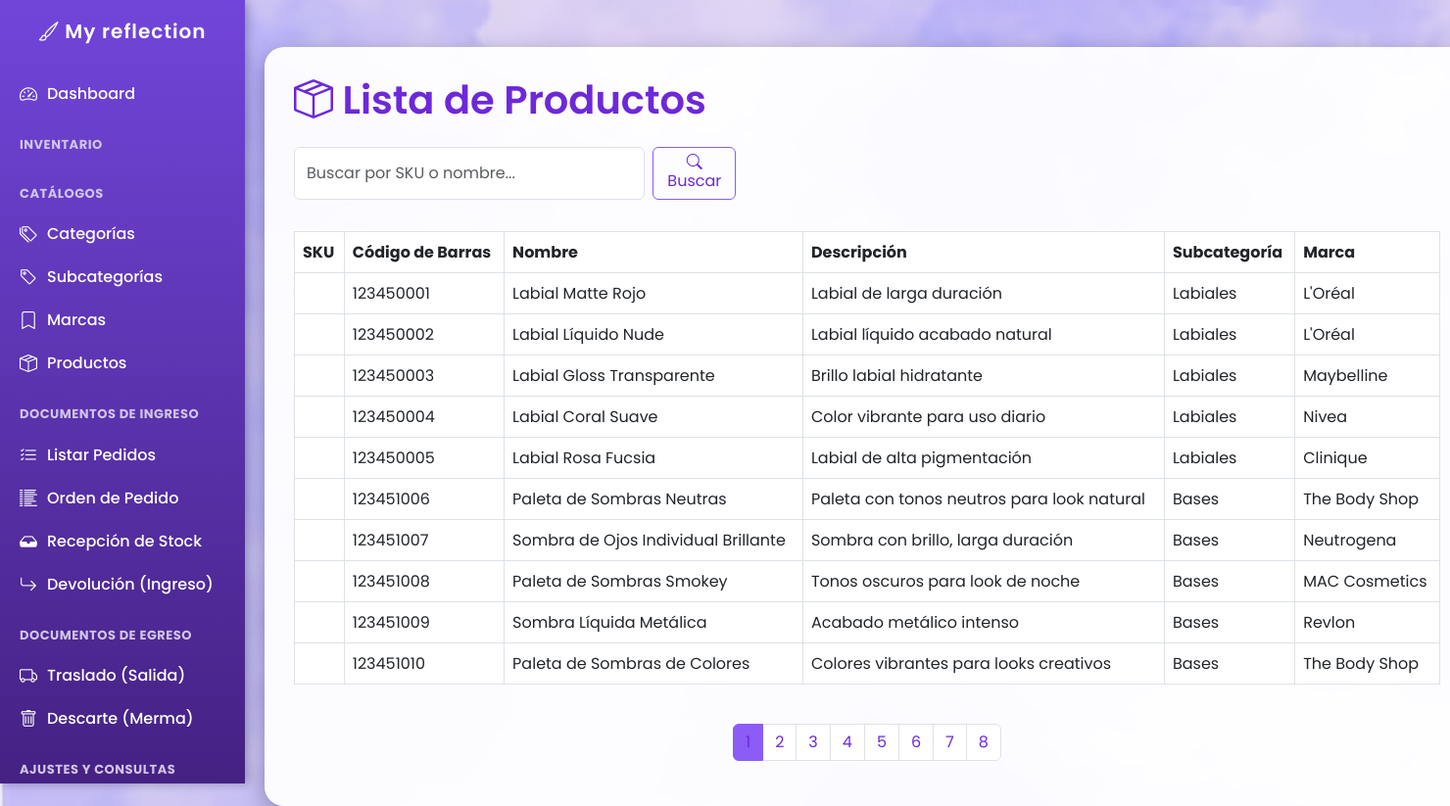
Page /TPWEB/ProyectoInventario/index.php?c=producto&a=listar (signed in) on the committed database.
### tables this page shows
CREATE TABLE Producto (
    idProducto INT AUTO_INCREMENT PRIMARY KEY,
    sku VARCHAR(50) UNIQUE NULL,
    codigoBarras VARCHAR(100) UNIQUE NULL,
    nombre VARCHAR(150) NOT NULL,
    descripcion TEXT,
    idSubcategoria INT,
    idMarca INT,
    stockMinimo INT DEFAULT 0,
    precioCosto DECIMAL(10,2) NOT NULL,
    fechaCreacion DATETIME DEFAULT CURRENT_TIMESTAMP,
    fechaModificacion DATETIME NULL,
    usuarioCreacion VARCHAR(100),
    usuarioModificacion VARCHAR(100),
    esDesactivado TINYINT DEFAULT 0,
    FOREIGN KEY (idSubcategoria) REFERENCES Subcategoria(idSubcategoria),
    FOREIGN KEY (idMarca) REFERENCES Marca(idMarca)
);

CREATE TABLE Subcategoria (
    idSubcategoria INT AUTO_INCREMENT PRIMARY KEY,
    codigo INT NOT NULL,
    nombre VARCHAR(100) NOT NULL,
    idCategoria INT NOT NULL,
    fechaCreacion DATETIME DEFAULT CURRENT_TIMESTAMP,
    fechaModificacion DATETIME NULL,
    usuarioCreacion VARCHAR(100),
    usuarioModificacion VARCHAR(100),
    esDesactivado TINYINT DEFAULT 0,
    FOREIGN KEY (idCategoria)
        REFERENCES Categoria (idCategoria)
);

CREATE TABLE Marca (
    idMarca INT AUTO_INCREMENT PRIMARY KEY,
    nombre VARCHAR(100) NOT NULL,
    fechaCreacion DATETIME DEFAULT CURRENT_TIMESTAMP,
    fechaModificacion DATETIME NULL,
    usuarioCreacion VARCHAR(100),
    usuarioModificacion VARCHAR(100),
    esDesactivado TINYINT DEFAULT 0
);

### controller/ProductoController.php (called while the page is built, shortened)
<?php
require_once __DIR__ . '/../model/Producto.php';
class ProductoController {
    private $model;
    public function __construct() {
        $this->model = new Producto();
    }
    public function listar() {
        $terminoBusqueda = $_GET['q'] ?? '';
        $paginaActual = isset($_GET['pagina']) ? (int)$_GET['pagina'] : 1;
        $productosPorPagina = 10;
        $offset = ($paginaActual - 1) * $productosPorPagina;
        $productos = $this->model->listar($terminoBusqueda, $productosPorPagina, $offset);
        $totalProductos = $this->model->contarProductos($terminoBusqueda);
        $totalPaginas = ceil($totalProductos / $productosPorPagina);
        require_once __DIR__ . '/../view/producto/listar.php';
    }
}

### config/Conexion.php (called while the page is built)
<?php
class Database {
    private $host = "localhost";
    private $dbname = "SistemaInventario";
    private $user = "root";
    private $pass = "123456";
    public function getConnection() {
        try {
            $conn = new PDO("mysql:host=$this->host;dbname=$this->dbname",
                $this->user, $this->pass);
            $conn->setAttribute(PDO::ATTR_ERRMODE, PDO::ERRMODE_EXCEPTION);
            return $conn;
        } catch (PDOException $e) {
            die("Error de conexión: " . $e->getMessage());
        }
    }
}

### model/Producto.php (called while the page is built, shortened)
<?php
require_once __DIR__ . '/../config/Conexion.php';
class Producto {
    private $pdo;
    public function __construct() {
        $db = new Database();
        $this->pdo = $db->getConnection();
    }
    public function listar($terminoBusqueda = '', $limit = 10, $offset = 0) {
        try {
            $sql = "CALL sp_listar_productos(?, ?, ?)";
            $stm = $this->pdo->prepare($sql);
            $stm->execute([$terminoBusqueda, $limit, $offset]);
            return $stm->fetchAll(PDO::FETCH_OBJ);
        } catch (Exception $e) {
            die($e->getMessage());
        }
    }
    public function contarProductos($terminoBusqueda = '') {
        try {
            $sql = "CALL sp_contar_productos(?)";
            $stm = $this->pdo->prepare($sql);
            $stm->execute([$terminoBusqueda]);
            return $stm->fetchColumn();
        } catch (Exception $e) {
            die($e->getMessage());
        }
    }
}

### view/producto/listar.php (the view, shortened to what this page needs)
<?php
include(__DIR__ . '/../BarraMenu.php');
?>
<!DOCTYPE html>
<html lang="es">
<head>
    <link href="https://cdn.jsdelivr.net/npm/bootstrap@5.3.0/dist/css/bootstrap.min.css" rel="stylesheet">
    <link href="https://cdn.jsdelivr.net/npm/bootstrap-icons/font/bootstrap-icons.css" rel="stylesheet">
</head>
<body>
<div class="content container mt-5">
    <h1 class="mb-4"><i class="bi bi-box-seam"></i> Lista de Productos</h1>
    <div class="d-flex justify-content-between align-items-center mb-3">
        <form action="index.php" method="get" class="d-flex">
            <input type="text" name="q" class="form-control me-2" placeholder="Buscar por SKU o nombre..."
                   value="<?= htmlspecialchars($terminoBusqueda ?? '') ?>">
            <button class="btn btn-outline-lila" type="submit"><i class="bi bi-search"></i> Buscar</button>
        </form>
    </div>
    <div class="table-responsive">
        <table class="table table-bordered table-hover align-middle">
            <thead>
                <tr>
                    <th>SKU</th>
                    <th>Código de Barras</th>
                    <th>Nombre</th>
                    <th>Descripción</th>
                    <th>Subcategoría</th>
                    <th>Marca</th>
                </tr>
            </thead>
            <tbody>
                <?php if (!empty($productos)): ?>
                    <?php foreach ($productos as $producto): ?>
                        <tr>
                            <td><?= htmlspecialchars($producto->sku) ?></td>
                            <td><?= htmlspecialchars($producto->codigoBarras) ?></td>
                            <td><?= htmlspecialchars($producto->nombre) ?></td>
                            <td><?= htmlspecialchars($producto->descripcion) ?></td>
                            <td><?= htmlspecialchars($producto->subcategoria) ?></td>
                            <td><?= htmlspecialchars($producto->marca) ?></td>
                        </tr>
                    <?php endforeach; ?>
                <?php endif; ?>
            </tbody>
        </table>
    </div>
    <nav aria-label="Paginación" class="mt-4">
        <ul class="pagination justify-content-center">
            <?php for ($i = 1; $i <= $totalPaginas; $i++): ?>
                <li class="page-item <?= ($i == ($paginaActual ?? 1)) ? 'active' : '' ?>">
                    <a class="page-link" href="index.php?c=producto&a=listar&pagina=<?= $i ?><?= htmlspecialchars($terminoBusqueda ? '&q=' . $terminoBusqueda : '') ?>">
                        <?= $i ?>
                    </a>
                </li>
            <?php endfor; ?>
        </ul>
    </nav>
</div>
</body>
</html>

### view/BarraMenu.php (style rules this page uses)
body { font-family: 'Poppins', sans-serif; margin: 0; padding: 0; }
.content { margin-left: 250px; padding: 20px; }

### view/producto/listar.php (style rules this page uses)
body { font-family: 'Poppins', sans-serif; background: url("view/imagenes/Fondo2.png") no-repeat center center fixed; background-size: cover; min-height: 100vh; }
.content { margin-left: 270px; margin-top: 10px; max-width: 1230px; background: rgba(255, 255, 255, 0.95); border-radius: 20px; padding: 30px; box-shadow: 0 8px 25px rgba(0,0,0,0.3); }
h1 { font-weight: 600; color: #6d28d9; }
.btn-outline-lila { border: 1px solid #8b5cf6; color: #6d28d9; transition: 0.3s; }
table thead { background: #6d28d9 !important; color: #fff; }
.pagination .page-link { color: #6d28d9; }
.pagination .active .page-link { background-color: #8b5cf6; border-color: #8b5cf6; }

### rows in the picture
producto: codigoBarras "123450001", nombre "Labial Matte Rojo", descripcion "Labial de larga duración", idSubcategoria.nombre "Labiales", idMarca.nombre "L'Oréal"
producto: codigoBarras "123450002", nombre "Labial Líquido Nude", descripcion "Labial líquido acabado natural", idSubcategoria.nombre "Labiales", idMarca.nombre "L'Oréal"
producto: codigoBarras "123450003", nombre "Labial Gloss Transparente", descripcion "Brillo labial hidratante", idSubcategoria.nombre "Labiales", idMarca.nombre "Maybelline"
producto: codigoBarras "123450004", nombre "Labial Coral Suave", descripcion "Color vibrante para uso diario", idSubcategoria.nombre "Labiales", idMarca.nombre "Nivea"
producto: codigoBarras "123450005", nombre "Labial Rosa Fucsia", descripcion "Labial de alta pigmentación", idSubcategoria.nombre "Labiales", idMarca.nombre "Clinique"
producto: codigoBarras "123451006", nombre "Paleta de Sombras Neutras", descripcion "Paleta con tonos neutros para look natural", idSubcategoria.nombre "Bases", idMarca.nombre "The Body Shop"
producto: codigoBarras "123451007", nombre "Sombra de Ojos Individual Brillante", descripcion "Sombra con brillo, larga duración", idSubcategoria.nombre "Bases", idMarca.nombre "Neutrogena"
producto: codigoBarras "123451008", nombre "Paleta de Sombras Smokey", descripcion "Tonos oscuros para look de noche", idSubcategoria.nombre "Bases", idMarca.nombre "MAC Cosmetics"
producto: codigoBarras "123451009", nombre "Sombra Líquida Metálica", descripcion "Acabado metálico intenso", idSubcategoria.nombre "Bases", idMarca.nombre "Revlon"
producto: codigoBarras "123451010", nombre "Paleta de Sombras de Colores", descripcion "Colores vibrantes para looks creativos", idSubcategoria.nombre "Bases", idMarca.nombre "The Body Shop"
